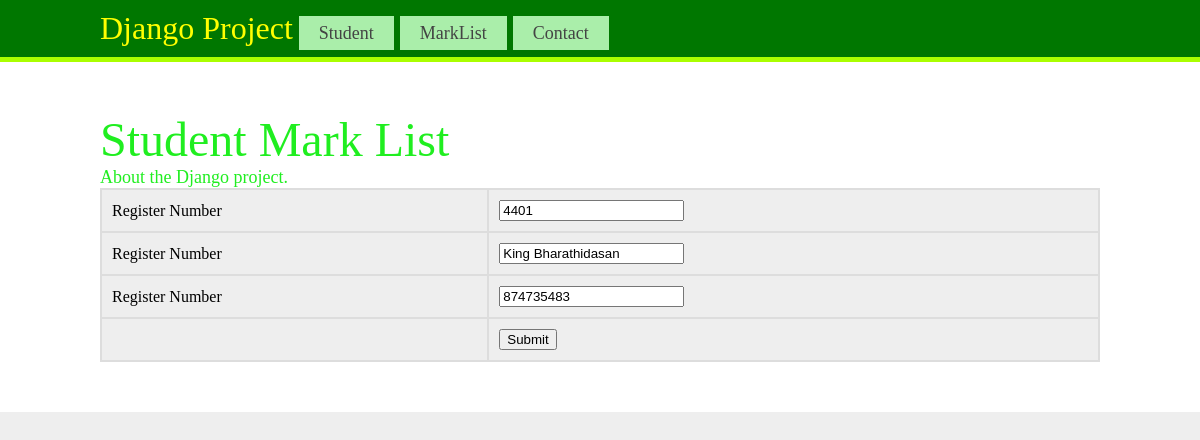
/Student_Edit/2, run on the app's committed database.
### Student/models.py (models this page shows)
class Student(models.Model):
	StudId = models.CharField(max_length=5)
	StudName = models.CharField(max_length=20)
	StudPhone = models.CharField(max_length=10)

### Student/views.py (the view)
# urls.py: path('Student_Edit/<int:id>', views.Student_Update, name="StudentUpdate"),
def Student_Update(request, id):
    student = Student.objects.get(id=id)
    if request.method == "POST":
        form = StudentForm(request.POST, instance=student)
        if form.is_valid:
            form.save()
            return redirect("/Home")
    return render(request, 'Update.html', {'student':student})

### templates/Update.html (shortened to what this page needs)
<html>
<head>
</head>
<body>
	<div>
		{% include "Head.html" %}
	</div>
	<div class="Home01">
		<font size="7">Student Mark List</font><br>About the Django project.
		<table>
			<form method="POST">
			<tr><td>Register Number</td><td><input type="text" name="StudId" value='{{ student.StudId }}'></td></tr>
            <tr><td>Register Number</td><td><input type="text" name="StudName" value='{{ student.StudName }}'></td></tr>
            <tr><td>Register Number</td><td><input type="text" name="StudPhone" value='{{ student.StudPhone }}'></td></tr>
            <tr><td></td><td><input type="submit"></td></tr>
            </form>
		</table>
	</div>
</body>
</html>

### templates/Update.html (style rules this page uses)
body { margin:0; background: #eeeeee; }
.Home01 { background: #ffffff; padding: 50px 100px; color: #20ee20; font-size: 18px; }
table { width: 100%; background-color: #dddddd; }
td { background-color: #eeeeee; padding:10px; }

### templates/Head.html (style rules this page uses)
body { margin:0; background: #eeeeee; }

### data on the page
Student: StudId "4401", StudName "King Bharathidasan", StudPhone "874735483"
